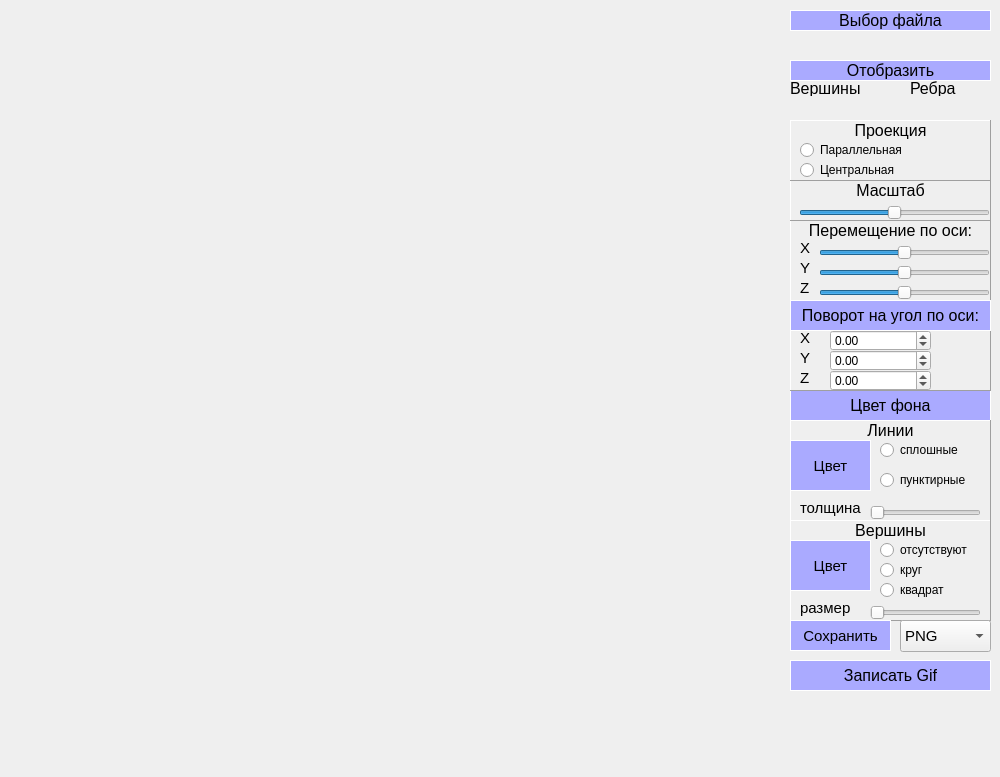
<?xml version="1.0" encoding="UTF-8"?>
<ui version="4.0">
 <class>MainWindow</class>
 <widget class="QMainWindow" name="MainWindow">
  <property name="geometry">
   <rect>
    <x>0</x>
    <y>0</y>
    <width>1000</width>
    <height>777</height>
   </rect>
  </property>
  <property name="minimumSize">
   <size>
    <width>1000</width>
    <height>0</height>
   </size>
  </property>
  <property name="maximumSize">
   <size>
    <width>1000</width>
    <height>1041</height>
   </size>
  </property>
  <property name="windowTitle">
   <string>MainWindow</string>
  </property>
  <widget class="QWidget" name="centralwidget">
   <widget class="QPushButton" name="Button_file">
    <property name="geometry">
     <rect>
      <x>790</x>
      <y>10</y>
      <width>201</width>
      <height>21</height>
     </rect>
    </property>
    <property name="font">
     <font>
      <pointsize>12</pointsize>
     </font>
    </property>
    <property name="styleSheet">
     <string notr="true">QPushButton {
	background-color: rgb(170, 170, 255);
	color: rgb(0, 0, 0);
	border: 1px solid white;
}
QPushButton:pressed {
	color: rgb(0, 0, 0);
	background-color: qlineargradient(spread:pad, x1:0, y1:0, x2:1, y2:1, stop:0 rgba(203, 36, 168, 255), stop:1 rgba(255, 255, 255, 255));
}</string>
    </property>
    <property name="text">
     <string>Выбор файла</string>
    </property>
   </widget>
   <widget class="QLabel" name="label_name_f">
    <property name="geometry">
     <rect>
      <x>790</x>
      <y>30</y>
      <width>201</width>
      <height>25</height>
     </rect>
    </property>
    <property name="styleSheet">
     <string notr="true">QLabel {
	qproperty-alignment: 'AlignVCenter';
	border: 1px solid gray;
}

background-color : white;</string>
    </property>
    <property name="text">
     <string/>
    </property>
    <property name="wordWrap">
     <bool>true</bool>
    </property>
   </widget>
   <widget class="GLView" name="widget" native="true">
    <property name="geometry">
     <rect>
      <x>10</x>
      <y>10</y>
      <width>771</width>
      <height>611</height>
     </rect>
    </property>
   </widget>
   <widget class="QLabel" name="label_vertexes">
    <property name="geometry">
     <rect>
      <x>790</x>
      <y>100</y>
      <width>101</width>
      <height>16</height>
     </rect>
    </property>
    <property name="font">
     <font>
      <pointsize>16</pointsize>
     </font>
    </property>
    <property name="styleSheet">
     <string notr="true">QLabel {
	qproperty-alignment: 'AlignVCenter';
	border: 1px solid gray;
}

background-color : white;</string>
    </property>
    <property name="text">
     <string/>
    </property>
   </widget>
   <widget class="QLabel" name="label_facets">
    <property name="geometry">
     <rect>
      <x>900</x>
      <y>100</y>
      <width>91</width>
      <height>16</height>
     </rect>
    </property>
    <property name="font">
     <font>
      <pointsize>16</pointsize>
     </font>
    </property>
    <property name="styleSheet">
     <string notr="true">QLabel {
	qproperty-alignment: 'AlignVCenter';
	border: 1px solid gray;
}

background-color : white;</string>
    </property>
    <property name="text">
     <string/>
    </property>
   </widget>
   <widget class="QLabel" name="label_12">
    <property name="geometry">
     <rect>
      <x>790</x>
      <y>80</y>
      <width>101</width>
      <height>16</height>
     </rect>
    </property>
    <property name="font">
     <font>
      <pointsize>12</pointsize>
     </font>
    </property>
    <property name="text">
     <string>Вершины</string>
    </property>
   </widget>
   <widget class="QLabel" name="label_13">
    <property name="geometry">
     <rect>
      <x>910</x>
      <y>80</y>
      <width>71</width>
      <height>16</height>
     </rect>
    </property>
    <property name="font">
     <font>
      <pointsize>12</pointsize>
     </font>
    </property>
    <property name="text">
     <string>Ребра</string>
    </property>
   </widget>
   <widget class="QPushButton" name="Button_creator">
    <property name="geometry">
     <rect>
      <x>790</x>
      <y>60</y>
      <width>201</width>
      <height>21</height>
     </rect>
    </property>
    <property name="font">
     <font>
      <pointsize>12</pointsize>
     </font>
    </property>
    <property name="styleSheet">
     <string notr="true">QPushButton {
	background-color: rgb(170, 170, 255);
	color: rgb(0, 0, 0);
	border: 1px solid white;
}
QPushButton:pressed {
	color: rgb(0, 0, 0);
	background-color: qlineargradient(spread:pad, x1:0, y1:0, x2:1, y2:1, stop:0 rgba(203, 36, 168, 255), stop:1 rgba(255, 255, 255, 255));
}</string>
    </property>
    <property name="text">
     <string>Отобразить</string>
    </property>
   </widget>
   <widget class="QPushButton" name="Button_Color">
    <property name="geometry">
     <rect>
      <x>790</x>
      <y>390</y>
      <width>201</width>
      <height>31</height>
     </rect>
    </property>
    <property name="font">
     <font>
      <pointsize>12</pointsize>
     </font>
    </property>
    <property name="styleSheet">
     <string notr="true">QPushButton {
	background-color: rgb(170, 170, 255);
	color: rgb(0, 0, 0);
	border: 1px solid white;
}
QPushButton:pressed {
	color: rgb(0, 0, 0);
	background-color: qlineargradient(spread:pad, x1:0, y1:0, x2:1, y2:1, stop:0 rgba(203, 36, 168, 255), stop:1 rgba(255, 255, 255, 255));
}</string>
    </property>
    <property name="text">
     <string>Цвет фона</string>
    </property>
   </widget>
   <widget class="QFrame" name="move">
    <property name="geometry">
     <rect>
      <x>790</x>
      <y>220</y>
      <width>201</width>
      <height>81</height>
     </rect>
    </property>
    <property name="frameShape">
     <enum>QFrame::Panel</enum>
    </property>
    <property name="frameShadow">
     <enum>QFrame::Raised</enum>
    </property>
    <widget class="QSlider" name="horizontalSlider_dx">
     <property name="geometry">
      <rect>
       <x>29</x>
       <y>20</y>
       <width>171</width>
       <height>25</height>
      </rect>
     </property>
     <property name="minimum">
      <number>-100</number>
     </property>
     <property name="maximum">
      <number>100</number>
     </property>
     <property name="orientation">
      <enum>Qt::Horizontal</enum>
     </property>
    </widget>
    <widget class="QLabel" name="label_2">
     <property name="geometry">
      <rect>
       <x>10</x>
       <y>60</y>
       <width>21</width>
       <height>16</height>
      </rect>
     </property>
     <property name="font">
      <font>
       <pointsize>11</pointsize>
      </font>
     </property>
     <property name="text">
      <string>Z</string>
     </property>
    </widget>
    <widget class="QLabel" name="label_7">
     <property name="geometry">
      <rect>
       <x>0</x>
       <y>0</y>
       <width>201</width>
       <height>21</height>
      </rect>
     </property>
     <property name="font">
      <font>
       <pointsize>12</pointsize>
      </font>
     </property>
     <property name="frameShape">
      <enum>QFrame::NoFrame</enum>
     </property>
     <property name="text">
      <string>Перемещение по оси:</string>
     </property>
     <property name="alignment">
      <set>Qt::AlignCenter</set>
     </property>
    </widget>
    <widget class="QLabel" name="label">
     <property name="geometry">
      <rect>
       <x>10</x>
       <y>20</y>
       <width>21</width>
       <height>16</height>
      </rect>
     </property>
     <property name="font">
      <font>
       <pointsize>11</pointsize>
      </font>
     </property>
     <property name="text">
      <string>X</string>
     </property>
    </widget>
    <widget class="QSlider" name="horizontalSlider_dy">
     <property name="geometry">
      <rect>
       <x>29</x>
       <y>40</y>
       <width>171</width>
       <height>25</height>
      </rect>
     </property>
     <property name="minimum">
      <number>-100</number>
     </property>
     <property name="maximum">
      <number>100</number>
     </property>
     <property name="orientation">
      <enum>Qt::Horizontal</enum>
     </property>
    </widget>
    <widget class="QSlider" name="horizontalSlider_dz">
     <property name="geometry">
      <rect>
       <x>29</x>
       <y>60</y>
       <width>171</width>
       <height>25</height>
      </rect>
     </property>
     <property name="minimum">
      <number>-100</number>
     </property>
     <property name="maximum">
      <number>100</number>
     </property>
     <property name="orientation">
      <enum>Qt::Horizontal</enum>
     </property>
    </widget>
    <widget class="QLabel" name="label_3">
     <property name="geometry">
      <rect>
       <x>10</x>
       <y>40</y>
       <width>21</width>
       <height>16</height>
      </rect>
     </property>
     <property name="font">
      <font>
       <pointsize>11</pointsize>
      </font>
     </property>
     <property name="text">
      <string>Y</string>
     </property>
    </widget>
   </widget>
   <widget class="QFrame" name="scale">
    <property name="geometry">
     <rect>
      <x>790</x>
      <y>180</y>
      <width>201</width>
      <height>41</height>
     </rect>
    </property>
    <property name="frameShape">
     <enum>QFrame::Panel</enum>
    </property>
    <property name="frameShadow">
     <enum>QFrame::Raised</enum>
    </property>
    <widget class="QSlider" name="horizontalSlider_scale">
     <property name="geometry">
      <rect>
       <x>9</x>
       <y>20</y>
       <width>191</width>
       <height>25</height>
      </rect>
     </property>
     <property name="minimum">
      <number>1</number>
     </property>
     <property name="maximum">
      <number>200</number>
     </property>
     <property name="pageStep">
      <number>10</number>
     </property>
     <property name="value">
      <number>100</number>
     </property>
     <property name="sliderPosition">
      <number>100</number>
     </property>
     <property name="orientation">
      <enum>Qt::Horizontal</enum>
     </property>
    </widget>
    <widget class="QLabel" name="label_10">
     <property name="geometry">
      <rect>
       <x>0</x>
       <y>0</y>
       <width>201</width>
       <height>21</height>
      </rect>
     </property>
     <property name="font">
      <font>
       <pointsize>12</pointsize>
      </font>
     </property>
     <property name="frameShape">
      <enum>QFrame::NoFrame</enum>
     </property>
     <property name="text">
      <string>Масштаб</string>
     </property>
     <property name="alignment">
      <set>Qt::AlignCenter</set>
     </property>
    </widget>
   </widget>
   <widget class="QFrame" name="Projection">
    <property name="geometry">
     <rect>
      <x>790</x>
      <y>120</y>
      <width>201</width>
      <height>61</height>
     </rect>
    </property>
    <property name="frameShape">
     <enum>QFrame::Panel</enum>
    </property>
    <property name="frameShadow">
     <enum>QFrame::Raised</enum>
    </property>
    <widget class="QLabel" name="label_9">
     <property name="geometry">
      <rect>
       <x>0</x>
       <y>0</y>
       <width>201</width>
       <height>21</height>
      </rect>
     </property>
     <property name="font">
      <font>
       <pointsize>12</pointsize>
      </font>
     </property>
     <property name="frameShape">
      <enum>QFrame::NoFrame</enum>
     </property>
     <property name="text">
      <string>Проекция</string>
     </property>
     <property name="alignment">
      <set>Qt::AlignCenter</set>
     </property>
    </widget>
    <widget class="QRadioButton" name="radioButton_ortho">
     <property name="geometry">
      <rect>
       <x>10</x>
       <y>20</y>
       <width>121</width>
       <height>20</height>
      </rect>
     </property>
     <property name="text">
      <string>Параллельная</string>
     </property>
    </widget>
    <widget class="QRadioButton" name="radioButton_frustum">
     <property name="geometry">
      <rect>
       <x>10</x>
       <y>40</y>
       <width>121</width>
       <height>20</height>
      </rect>
     </property>
     <property name="text">
      <string>Центральная</string>
     </property>
    </widget>
   </widget>
   <widget class="QFrame" name="lines">
    <property name="geometry">
     <rect>
      <x>790</x>
      <y>420</y>
      <width>201</width>
      <height>101</height>
     </rect>
    </property>
    <property name="frameShape">
     <enum>QFrame::Panel</enum>
    </property>
    <property name="frameShadow">
     <enum>QFrame::Raised</enum>
    </property>
    <widget class="QSlider" name="horizontalSlider_width">
     <property name="geometry">
      <rect>
       <x>80</x>
       <y>80</y>
       <width>111</width>
       <height>25</height>
      </rect>
     </property>
     <property name="minimum">
      <number>1</number>
     </property>
     <property name="maximum">
      <number>10</number>
     </property>
     <property name="singleStep">
      <number>1</number>
     </property>
     <property name="pageStep">
      <number>1</number>
     </property>
     <property name="value">
      <number>1</number>
     </property>
     <property name="orientation">
      <enum>Qt::Horizontal</enum>
     </property>
    </widget>
    <widget class="QLabel" name="label_14">
     <property name="geometry">
      <rect>
       <x>0</x>
       <y>0</y>
       <width>201</width>
       <height>21</height>
      </rect>
     </property>
     <property name="font">
      <font>
       <pointsize>12</pointsize>
      </font>
     </property>
     <property name="frameShape">
      <enum>QFrame::NoFrame</enum>
     </property>
     <property name="text">
      <string>Линии</string>
     </property>
     <property name="alignment">
      <set>Qt::AlignCenter</set>
     </property>
    </widget>
    <widget class="QLabel" name="label_15">
     <property name="geometry">
      <rect>
       <x>10</x>
       <y>80</y>
       <width>71</width>
       <height>16</height>
      </rect>
     </property>
     <property name="font">
      <font>
       <pointsize>11</pointsize>
      </font>
     </property>
     <property name="text">
      <string>толщина</string>
     </property>
    </widget>
    <widget class="QPushButton" name="Button_Color_line">
     <property name="geometry">
      <rect>
       <x>0</x>
       <y>20</y>
       <width>81</width>
       <height>51</height>
      </rect>
     </property>
     <property name="font">
      <font>
       <pointsize>11</pointsize>
      </font>
     </property>
     <property name="styleSheet">
      <string notr="true">QPushButton {
	background-color: rgb(170, 170, 255);
	color: rgb(0, 0, 0);
	border: 1px solid white;
}
QPushButton:pressed {
	color: rgb(0, 0, 0);
	background-color: qlineargradient(spread:pad, x1:0, y1:0, x2:1, y2:1, stop:0 rgba(203, 36, 168, 255), stop:1 rgba(255, 255, 255, 255));
}</string>
     </property>
     <property name="text">
      <string>Цвет</string>
     </property>
    </widget>
    <widget class="QRadioButton" name="radioButton_linetype_1">
     <property name="geometry">
      <rect>
       <x>90</x>
       <y>20</y>
       <width>99</width>
       <height>20</height>
      </rect>
     </property>
     <property name="text">
      <string>сплошные</string>
     </property>
    </widget>
    <widget class="QRadioButton" name="radioButton_linetype_2">
     <property name="geometry">
      <rect>
       <x>90</x>
       <y>50</y>
       <width>99</width>
       <height>20</height>
      </rect>
     </property>
     <property name="text">
      <string>пунктирные</string>
     </property>
    </widget>
   </widget>
   <widget class="QFrame" name="Points">
    <property name="geometry">
     <rect>
      <x>790</x>
      <y>520</y>
      <width>201</width>
      <height>101</height>
     </rect>
    </property>
    <property name="frameShape">
     <enum>QFrame::Panel</enum>
    </property>
    <property name="frameShadow">
     <enum>QFrame::Raised</enum>
    </property>
    <widget class="QSlider" name="horizontalSlider_pWidth">
     <property name="geometry">
      <rect>
       <x>80</x>
       <y>80</y>
       <width>111</width>
       <height>25</height>
      </rect>
     </property>
     <property name="minimum">
      <number>1</number>
     </property>
     <property name="maximum">
      <number>20</number>
     </property>
     <property name="singleStep">
      <number>1</number>
     </property>
     <property name="pageStep">
      <number>1</number>
     </property>
     <property name="value">
      <number>1</number>
     </property>
     <property name="orientation">
      <enum>Qt::Horizontal</enum>
     </property>
    </widget>
    <widget class="QLabel" name="label_16">
     <property name="geometry">
      <rect>
       <x>0</x>
       <y>0</y>
       <width>201</width>
       <height>21</height>
      </rect>
     </property>
     <property name="font">
      <font>
       <pointsize>12</pointsize>
      </font>
     </property>
     <property name="frameShape">
      <enum>QFrame::NoFrame</enum>
     </property>
     <property name="text">
      <string>Вершины</string>
     </property>
     <property name="alignment">
      <set>Qt::AlignCenter</set>
     </property>
    </widget>
    <widget class="QLabel" name="label_17">
     <property name="geometry">
      <rect>
       <x>10</x>
       <y>80</y>
       <width>71</width>
       <height>16</height>
      </rect>
     </property>
     <property name="font">
      <font>
       <pointsize>11</pointsize>
      </font>
     </property>
     <property name="text">
      <string>размер</string>
     </property>
    </widget>
    <widget class="QPushButton" name="Button_Color_point">
     <property name="geometry">
      <rect>
       <x>0</x>
       <y>20</y>
       <width>81</width>
       <height>51</height>
      </rect>
     </property>
     <property name="font">
      <font>
       <pointsize>11</pointsize>
      </font>
     </property>
     <property name="styleSheet">
      <string notr="true">QPushButton {
	background-color: rgb(170, 170, 255);
	color: rgb(0, 0, 0);
	border: 1px solid white;
}
QPushButton:pressed {
	color: rgb(0, 0, 0);
	background-color: qlineargradient(spread:pad, x1:0, y1:0, x2:1, y2:1, stop:0 rgba(203, 36, 168, 255), stop:1 rgba(255, 255, 255, 255));
}</string>
     </property>
     <property name="text">
      <string>Цвет</string>
     </property>
    </widget>
    <widget class="QRadioButton" name="radioButton_point_none">
     <property name="geometry">
      <rect>
       <x>90</x>
       <y>20</y>
       <width>99</width>
       <height>20</height>
      </rect>
     </property>
     <property name="text">
      <string>отсутствуют</string>
     </property>
    </widget>
    <widget class="QRadioButton" name="radioButton_point_circle">
     <property name="geometry">
      <rect>
       <x>90</x>
       <y>40</y>
       <width>99</width>
       <height>20</height>
      </rect>
     </property>
     <property name="text">
      <string>круг</string>
     </property>
    </widget>
    <widget class="QRadioButton" name="radioButton_point_square">
     <property name="geometry">
      <rect>
       <x>90</x>
       <y>60</y>
       <width>99</width>
       <height>20</height>
      </rect>
     </property>
     <property name="text">
      <string>квадрат</string>
     </property>
    </widget>
   </widget>
   <widget class="QComboBox" name="comboBox_screenshot">
    <property name="geometry">
     <rect>
      <x>900</x>
      <y>620</y>
      <width>91</width>
      <height>32</height>
     </rect>
    </property>
    <property name="font">
     <font>
      <pointsize>11</pointsize>
     </font>
    </property>
    <property name="toolTipDuration">
     <number>-1</number>
    </property>
    <property name="editable">
     <bool>false</bool>
    </property>
    <property name="currentText">
     <string>PNG</string>
    </property>
    <property name="currentIndex">
     <number>0</number>
    </property>
    <item>
     <property name="text">
      <string>PNG</string>
     </property>
    </item>
    <item>
     <property name="text">
      <string>BMP</string>
     </property>
    </item>
    <item>
     <property name="text">
      <string>JPG</string>
     </property>
    </item>
   </widget>
   <widget class="QPushButton" name="Button_screenshot">
    <property name="geometry">
     <rect>
      <x>790</x>
      <y>620</y>
      <width>101</width>
      <height>31</height>
     </rect>
    </property>
    <property name="font">
     <font>
      <pointsize>11</pointsize>
     </font>
    </property>
    <property name="styleSheet">
     <string notr="true">QPushButton {
	background-color: rgb(170, 170, 255);
	color: rgb(0, 0, 0);
	border: 1px solid white;
}
QPushButton:pressed {
	color: rgb(0, 0, 0);
	background-color: qlineargradient(spread:pad, x1:0, y1:0, x2:1, y2:1, stop:0 rgba(203, 36, 168, 255), stop:1 rgba(255, 255, 255, 255));
}</string>
    </property>
    <property name="text">
     <string>Сохранить</string>
    </property>
   </widget>
   <widget class="QPushButton" name="Button_Gif">
    <property name="geometry">
     <rect>
      <x>790</x>
      <y>660</y>
      <width>201</width>
      <height>31</height>
     </rect>
    </property>
    <property name="font">
     <font>
      <pointsize>12</pointsize>
     </font>
    </property>
    <property name="styleSheet">
     <string notr="true">QPushButton {
	background-color: rgb(170, 170, 255);
	color: rgb(0, 0, 0);
	border: 1px solid white;
}
QPushButton:pressed {
	color: rgb(0, 0, 0);
	background-color: qlineargradient(spread:pad, x1:0, y1:0, x2:1, y2:1, stop:0 rgba(203, 36, 168, 255), stop:1 rgba(255, 255, 255, 255));
}</string>
    </property>
    <property name="text">
     <string>Записать Gif</string>
    </property>
   </widget>
   <widget class="QFrame" name="rotate">
    <property name="geometry">
     <rect>
      <x>790</x>
      <y>300</y>
      <width>201</width>
      <height>91</height>
     </rect>
    </property>
    <property name="frameShape">
     <enum>QFrame::Panel</enum>
    </property>
    <property name="frameShadow">
     <enum>QFrame::Raised</enum>
    </property>
    <widget class="QLabel" name="label_4">
     <property name="geometry">
      <rect>
       <x>10</x>
       <y>70</y>
       <width>21</width>
       <height>16</height>
      </rect>
     </property>
     <property name="font">
      <font>
       <pointsize>11</pointsize>
      </font>
     </property>
     <property name="text">
      <string>Z</string>
     </property>
    </widget>
    <widget class="QLabel" name="label_5">
     <property name="geometry">
      <rect>
       <x>10</x>
       <y>30</y>
       <width>21</width>
       <height>16</height>
      </rect>
     </property>
     <property name="font">
      <font>
       <pointsize>11</pointsize>
      </font>
     </property>
     <property name="text">
      <string>X</string>
     </property>
    </widget>
    <widget class="QLabel" name="label_6">
     <property name="geometry">
      <rect>
       <x>10</x>
       <y>50</y>
       <width>21</width>
       <height>16</height>
      </rect>
     </property>
     <property name="font">
      <font>
       <pointsize>11</pointsize>
      </font>
     </property>
     <property name="text">
      <string>Y</string>
     </property>
    </widget>
    <widget class="QPushButton" name="Button_rotate">
     <property name="geometry">
      <rect>
       <x>0</x>
       <y>0</y>
       <width>201</width>
       <height>31</height>
      </rect>
     </property>
     <property name="font">
      <font>
       <pointsize>12</pointsize>
      </font>
     </property>
     <property name="styleSheet">
      <string notr="true">QPushButton {
	background-color: rgb(170, 170, 255);
	color: rgb(0, 0, 0);
	border: 1px solid white;
}
QPushButton:pressed {
	color: rgb(0, 0, 0);
	background-color: qlineargradient(spread:pad, x1:0, y1:0, x2:1, y2:1, stop:0 rgba(203, 36, 168, 255), stop:1 rgba(255, 255, 255, 255));
}</string>
     </property>
     <property name="text">
      <string>Поворот на угол по оси:</string>
     </property>
    </widget>
    <widget class="QDoubleSpinBox" name="doubleSpinBox_x">
     <property name="geometry">
      <rect>
       <x>40</x>
       <y>30</y>
       <width>101</width>
       <height>21</height>
      </rect>
     </property>
     <property name="minimum">
      <double>-1000.000000000000000</double>
     </property>
     <property name="maximum">
      <double>1000.000000000000000</double>
     </property>
    </widget>
    <widget class="QDoubleSpinBox" name="doubleSpinBox_y">
     <property name="geometry">
      <rect>
       <x>40</x>
       <y>50</y>
       <width>101</width>
       <height>21</height>
      </rect>
     </property>
     <property name="minimum">
      <double>-1000.000000000000000</double>
     </property>
     <property name="maximum">
      <double>1000.000000000000000</double>
     </property>
    </widget>
    <widget class="QDoubleSpinBox" name="doubleSpinBox_z">
     <property name="geometry">
      <rect>
       <x>40</x>
       <y>70</y>
       <width>101</width>
       <height>21</height>
      </rect>
     </property>
     <property name="minimum">
      <double>-1000.000000000000000</double>
     </property>
     <property name="maximum">
      <double>1000.000000000000000</double>
     </property>
    </widget>
   </widget>
  </widget>
 </widget>
 <customwidgets>
  <customwidget>
   <class>GLView</class>
   <extends>QWidget</extends>
   <header>glview.h</header>
   <container>1</container>
  </customwidget>
 </customwidgets>
 <resources/>
 <connections/>
</ui>
